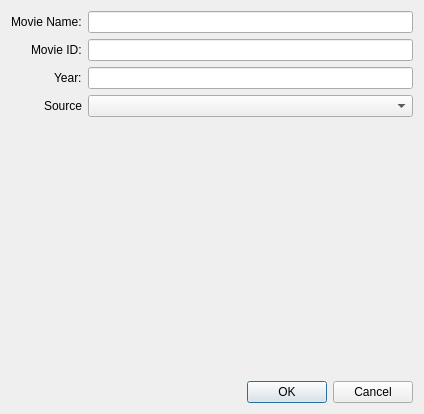
<?xml version="1.0" encoding="UTF-8"?>
<ui version="4.0">
 <class>Dialog</class>
 <widget class="QDialog" name="Dialog">
  <property name="geometry">
   <rect>
    <x>0</x>
    <y>0</y>
    <width>424</width>
    <height>414</height>
   </rect>
  </property>
  <property name="windowTitle">
   <string>Movie Descriptor</string>
  </property>
  <layout class="QVBoxLayout" name="verticalLayout">
   <item>
    <layout class="QFormLayout" name="formLayout">
     <property name="labelAlignment">
      <set>Qt::AlignRight|Qt::AlignTrailing|Qt::AlignVCenter</set>
     </property>
     <item row="0" column="0">
      <widget class="QLabel" name="label">
       <property name="text">
        <string>Movie Name:</string>
       </property>
      </widget>
     </item>
     <item row="0" column="1">
      <widget class="QLineEdit" name="lineEdit_Name"/>
     </item>
     <item row="1" column="0">
      <widget class="QLabel" name="label_2">
       <property name="text">
        <string>Movie ID:</string>
       </property>
      </widget>
     </item>
     <item row="1" column="1">
      <widget class="QLineEdit" name="lineEdit_ID"/>
     </item>
     <item row="2" column="0">
      <widget class="QLabel" name="label_3">
       <property name="text">
        <string>Year:</string>
       </property>
      </widget>
     </item>
     <item row="2" column="1">
      <widget class="QLineEdit" name="lineEdit_Year"/>
     </item>
     <item row="3" column="0">
      <widget class="QLabel" name="label_4">
       <property name="text">
        <string>Source</string>
       </property>
      </widget>
     </item>
     <item row="3" column="1">
      <widget class="QComboBox" name="comboBox_Source"/>
     </item>
    </layout>
   </item>
   <item>
    <spacer name="verticalSpacer">
     <property name="orientation">
      <enum>Qt::Vertical</enum>
     </property>
     <property name="sizeHint" stdset="0">
      <size>
       <width>20</width>
       <height>40</height>
      </size>
     </property>
    </spacer>
   </item>
   <item>
    <layout class="QHBoxLayout" name="horizontalLayout">
     <item>
      <spacer name="horizontalSpacer">
       <property name="orientation">
        <enum>Qt::Horizontal</enum>
       </property>
       <property name="sizeHint" stdset="0">
        <size>
         <width>40</width>
         <height>20</height>
        </size>
       </property>
      </spacer>
     </item>
     <item>
      <widget class="QPushButton" name="btn_OK">
       <property name="text">
        <string>OK</string>
       </property>
      </widget>
     </item>
     <item>
      <widget class="QPushButton" name="btn_Cancel">
       <property name="text">
        <string>Cancel</string>
       </property>
      </widget>
     </item>
    </layout>
   </item>
  </layout>
 </widget>
 <resources/>
 <connections/>
</ui>
